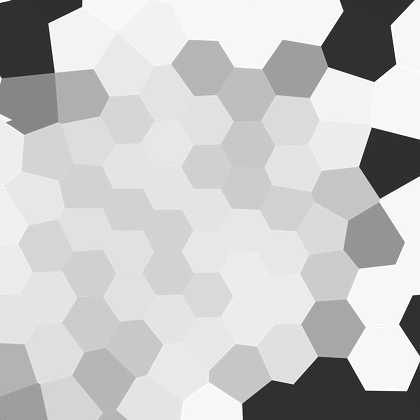
%> input picture QuantitativeImageAnalysis/TuringPatterns/samp1.png, 420 x 420 px, shrunk from 1074 x 1074 before the run
$ octave untitled3.m   (GNU Octave 9; MATLAB toolbox functions it lacks are replaced by stand-ins)
%> lines starting %> are read from the running program, lines starting %| are printed output that depends on the picture
### QuantitativeImageAnalysis/TuringPatterns/imageTrim.m
    function out = imageTrim(network, k)
[r c w] = size(network);
switch k
    case 1
        d = min([floor(log2(r)),floor(log2(c))]);
        b = 2^d;
        extraR = floor((r-b)/2);
        extraC = floor((c-b)/2);
        out = network((extraR+1):(extraR+b),(extraC+1):(extraC+b),:);
    case 2
        network(1,:,:)=[];
        network(end,:,:)=[];
        network(:,1,:)=[];
        network(:,end,:)=[];
        C=[];
        for jj=1:(c-2)
            if all(network(:,jj,:)==ones(r-2,1,w).*255)
            else
                C=[C jj];
            end
        end
        R=[];
        for ii=1:(r-2)
            if all(network(ii,:,:)==ones(1,c-2,w).*255)
            else
                R=[R ii];
            end
        end
        out = network(R,C,:);
        % We need images to be at least 32 by 32 to have depth 5 quadtrees:
        if length(R)<32
            out=[out;uint8(ones(32-length(R),length(C),w).*255)];
        end
        if length(C)<32
            out=[out,uint8(ones(size(out,1),32-length(C),w).*255)];
        end
        out=squareMean(out);
end
end

### QuantitativeImageAnalysis/TuringPatterns/squareMean.m
function out=squareMean(network, d)
[r c w] = size(network);
dr=floor(log2(r));
br=2^dr;
dc=floor(log2(c));
bc=2^dc;
if nargin==1
    d = min([floor(log2(r)),floor(log2(c))]);
end
b=2^d;
ii=1;
while 1
    if r==br
        break
    end
    temp=network(ii:(ii+1),:,:);
    if ii==1
        network=vertcat(mean(temp),network(((ii+2):end),:,:));
    else
        network=vertcat(network(1:(ii-1),:,:),mean(temp), ...
            network((ii+2):end,:,:));
    end
    [r c w] = size(network);
    if r==br;
        break
    end
    temp=network((end-ii):(end-ii+1),:,:);
    if ii==1
        network=vertcat(network(1:(end-ii-1),:,:),mean(temp));
    else
        network=vertcat(network(1:(end-ii-1),:,:),mean(temp), ...
            network((end-ii+2):end,:,:));
    end
    [r c w] = size(network);
    if r==br;
        break
    end
    ii=ii+1;
end
jj=1;
while 1
    if c==bc
        break
    end
    temp=network(:,jj:(jj+1),:);
    if jj==1
        network=horzcat(mean(temp,2),network(:,(jj+2):end,:));
    else
        network=horzcat(network(:,1:(jj-1),:),mean(temp,2), ...
            network(:,(jj+2):end,:));
    end
    [r c w] = size(network);
    if c==bc;
        break
    end
    temp=network(:,(end-jj):(end-jj+1),:);
    if jj==1
        network=horzcat(network(:,1:(end-jj-1),:),mean(temp,2));
    else
        network=horzcat(network(:,1:(end-jj-1),:),mean(temp,2), ...
            network(:,(end-jj+2):end,:));
    end
    [r c w] = size(network);
    if c==bc;
        break
    end
    jj=jj+1;
end
while r~=b
    temp=[];
    for ii=1:r/2
        temp=uint8([temp;mean(network(ii*2-1:ii*2,:,:))]);
    end
    network=temp;
    [r c w] = size(network);
end
while c~=b
    temp=[];
    for jj=1:c/2
        temp=uint8([temp,mean(network(:,jj*2-1:jj,:),2)]);
    end
    network=temp;
    [r c w] = size(network);
end
out=network;
end

### QuantitativeImageAnalysis/TuringPatterns/make32.m
function out=make32(network)
[r c w]=size(network);
if r==32 && c==32
    out=network;
else
    d=log2(r);
    D=2^(d-5);
    temp1=[];
    for ii=0:31
        temp=network((D*ii+1):(D*(ii+1)),:,:);
        temp1=uint8([temp1;mean(temp)]);
    end
    out=[];
    for jj=0:31
        temp=temp1(:,(D*jj+1):(D*(jj+1)),:);
        out=uint8([out,mean(temp,2)]);
    end
end
end

### QuantitativeImageAnalysis/TuringPatterns/untitled3.m
G = imread('samp1.png');
%> G is the input picture: size 420x420x3 uint8; min 21, max 255, mean 198.4
G = imrotate(G,90,'bilinear','crop');
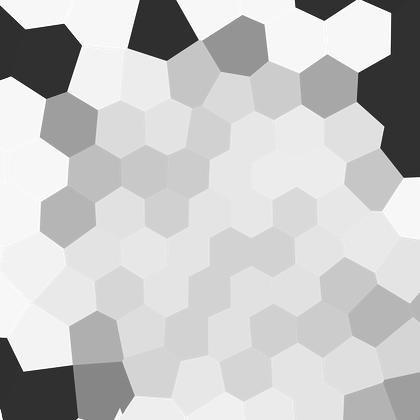
%> G: size 420x420x3 uint8; min 21, max 255, mean 198.4; mean of the top-left, top-right, bottom-left and bottom-right quarters 189.9, 188, 200.3, 215.4
G = imageTrim(G,2);
%> after the loop in imageTrim, `for jj=1:(c-2)`: C = 418 values from 1 to 418
%> the loop in squareMean, `while 1` made 81 passes
%> pass 2, in squareMean, `network=vertcat(network(1:(ii-1),:,:),mean(temp), network((ii+2):end,:..`:
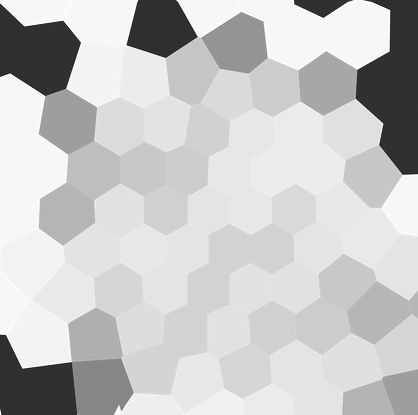
%> network: size 415x418x3 uint8; min 21, max 255, mean 198.8
%> after the loop in squareMean, `while 1`:
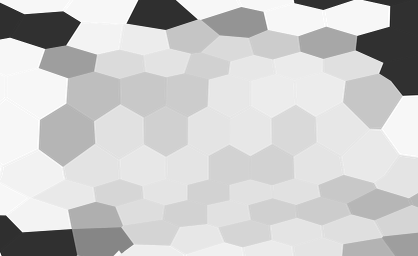
%> network: size 256x418x3 uint8; min 32, max 255, mean 202.8
%> after the loop in squareMean, `while 1`: ii = 81
%> after the loop in squareMean, `while 1`:
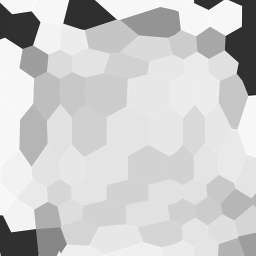
%> network: size 256x256x3 uint8; min 33, max 255, mean 204.5
G = make32(G);
%> after the loop in make32, `for ii=0:31`:
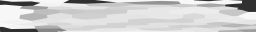
%> temp1: size 32x256x3 uint8; min 45, max 253, mean 204.5
%> after the loop in make32, `for jj=0:31`:
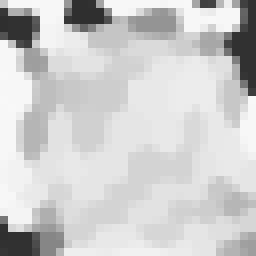
%> out: size 32x32x3 uint8 (shown 8 times larger); min 47, max 248, mean 204.5
G2 = double(G(:,:,1));

imwrite(G,'testG2.png')

$ run again, with QuantitativeImageAnalysis/TuringPatterns/samp10.png copied over QuantitativeImageAnalysis/TuringPatterns/samp1.png
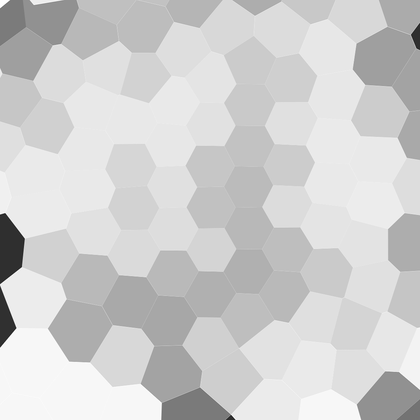
%> input picture QuantitativeImageAnalysis/TuringPatterns/samp10.png, 420 x 420 px, shrunk from 1084 x 1084 before the run
%> G is the input picture: size 420x420x3 uint8; min 30, max 255, mean 207
%> after the loop in imageTrim, `for jj=1:(c-2)`: C = 418 values from 1 to 418
%> after the loop in squareMean, `while 1`:
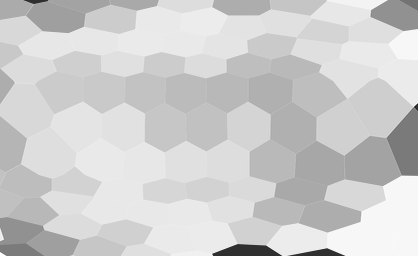
%> network: size 256x418x3 uint8; min 30, max 255, mean 205.8
%> after the loop in squareMean, `while 1`: ii = 81
%> after the loop in make32, `for jj=0:31`:
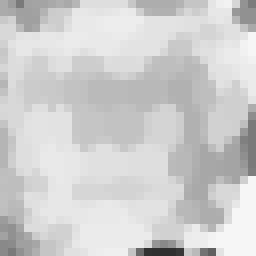
%> out: size 32x32x3 uint8 (shown 8 times larger); min 47, max 247, mean 206.8

$ run again, with QuantitativeImageAnalysis/TuringPatterns/samp2.png copied over QuantitativeImageAnalysis/TuringPatterns/samp1.png
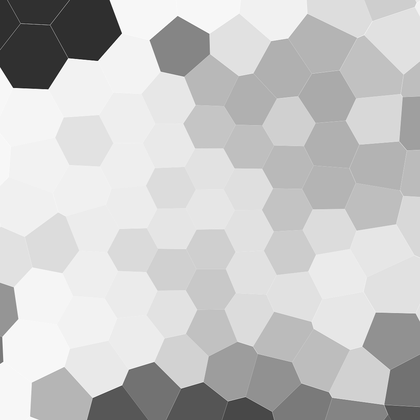
%> input picture QuantitativeImageAnalysis/TuringPatterns/samp2.png, 420 x 420 px, shrunk from 1085 x 1085 before the run
%> G is the input picture: size 420x420x3 uint8; min 27, max 255, mean 199
%> after the loop in imageTrim, `for jj=1:(c-2)`: C = 418 values from 1 to 418
%> after the loop in squareMean, `while 1`:
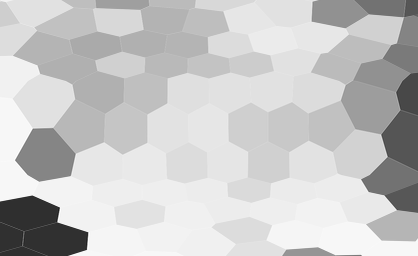
%> network: size 256x418x3 uint8; min 29, max 255, mean 199
%> after the loop in squareMean, `while 1`: ii = 81
%> after the loop in make32, `for jj=0:31`:
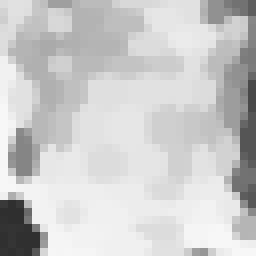
%> out: size 32x32x3 uint8 (shown 8 times larger); min 47, max 247, mean 202.8

$ run again, with QuantitativeImageAnalysis/TuringPatterns/samp3.png copied over QuantitativeImageAnalysis/TuringPatterns/samp1.png
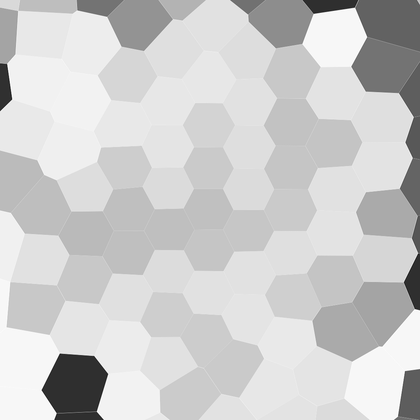
%> input picture QuantitativeImageAnalysis/TuringPatterns/samp3.png, 420 x 420 px, shrunk from 1080 x 1080 before the run
%> G is the input picture: size 420x420x3 uint8; min 22, max 255, mean 204.6
%> after the loop in imageTrim, `for jj=1:(c-2)`: C = 418 values from 1 to 418
%> after the loop in squareMean, `while 1`:
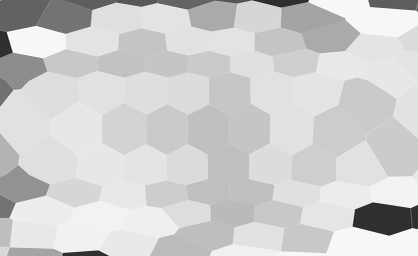
%> network: size 256x418x3 uint8; min 33, max 255, mean 206.6
%> after the loop in squareMean, `while 1`: ii = 81
%> after the loop in make32, `for jj=0:31`:
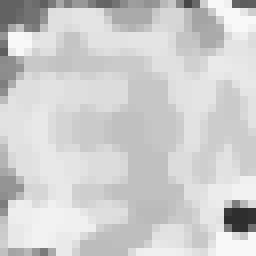
%> out: size 32x32x3 uint8 (shown 8 times larger); min 47, max 247, mean 206
